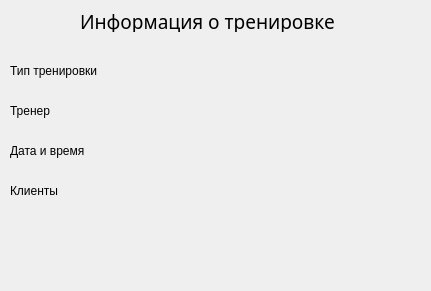
<?xml version="1.0" encoding="UTF-8"?>
<ui version="4.0">
 <class>Dialog</class>
 <widget class="QDialog" name="Dialog">
  <property name="geometry">
   <rect>
    <x>0</x>
    <y>0</y>
    <width>431</width>
    <height>291</height>
   </rect>
  </property>
  <property name="windowTitle">
   <string>Dialog</string>
  </property>
  <widget class="QLabel" name="label">
   <property name="geometry">
    <rect>
     <x>80</x>
     <y>10</y>
     <width>301</width>
     <height>22</height>
    </rect>
   </property>
   <property name="font">
    <font>
     <family>Noto Sans</family>
     <pointsize>14</pointsize>
    </font>
   </property>
   <property name="text">
    <string>Информация о тренировке</string>
   </property>
  </widget>
  <widget class="QLabel" name="label_2">
   <property name="geometry">
    <rect>
     <x>10</x>
     <y>60</y>
     <width>141</width>
     <height>22</height>
    </rect>
   </property>
   <property name="text">
    <string>Тип тренировки</string>
   </property>
  </widget>
  <widget class="QLabel" name="label_3">
   <property name="geometry">
    <rect>
     <x>10</x>
     <y>100</y>
     <width>67</width>
     <height>22</height>
    </rect>
   </property>
   <property name="text">
    <string>Тренер</string>
   </property>
  </widget>
  <widget class="QLabel" name="label_4">
   <property name="geometry">
    <rect>
     <x>10</x>
     <y>140</y>
     <width>101</width>
     <height>22</height>
    </rect>
   </property>
   <property name="text">
    <string>Дата и время</string>
   </property>
  </widget>
  <widget class="QLabel" name="label_5">
   <property name="geometry">
    <rect>
     <x>10</x>
     <y>180</y>
     <width>67</width>
     <height>22</height>
    </rect>
   </property>
   <property name="text">
    <string>Клиенты</string>
   </property>
  </widget>
  <widget class="QLabel" name="trainingType">
   <property name="geometry">
    <rect>
     <x>180</x>
     <y>50</y>
     <width>191</width>
     <height>22</height>
    </rect>
   </property>
   <property name="text">
    <string/>
   </property>
  </widget>
  <widget class="QLabel" name="dateAndTime">
   <property name="geometry">
    <rect>
     <x>170</x>
     <y>140</y>
     <width>191</width>
     <height>22</height>
    </rect>
   </property>
   <property name="text">
    <string/>
   </property>
  </widget>
  <widget class="QLabel" name="trainer">
   <property name="geometry">
    <rect>
     <x>180</x>
     <y>90</y>
     <width>191</width>
     <height>22</height>
    </rect>
   </property>
   <property name="text">
    <string/>
   </property>
  </widget>
  <widget class="QLabel" name="clients">
   <property name="geometry">
    <rect>
     <x>160</x>
     <y>180</y>
     <width>191</width>
     <height>71</height>
    </rect>
   </property>
   <property name="text">
    <string/>
   </property>
  </widget>
 </widget>
 <resources/>
 <connections/>
</ui>
